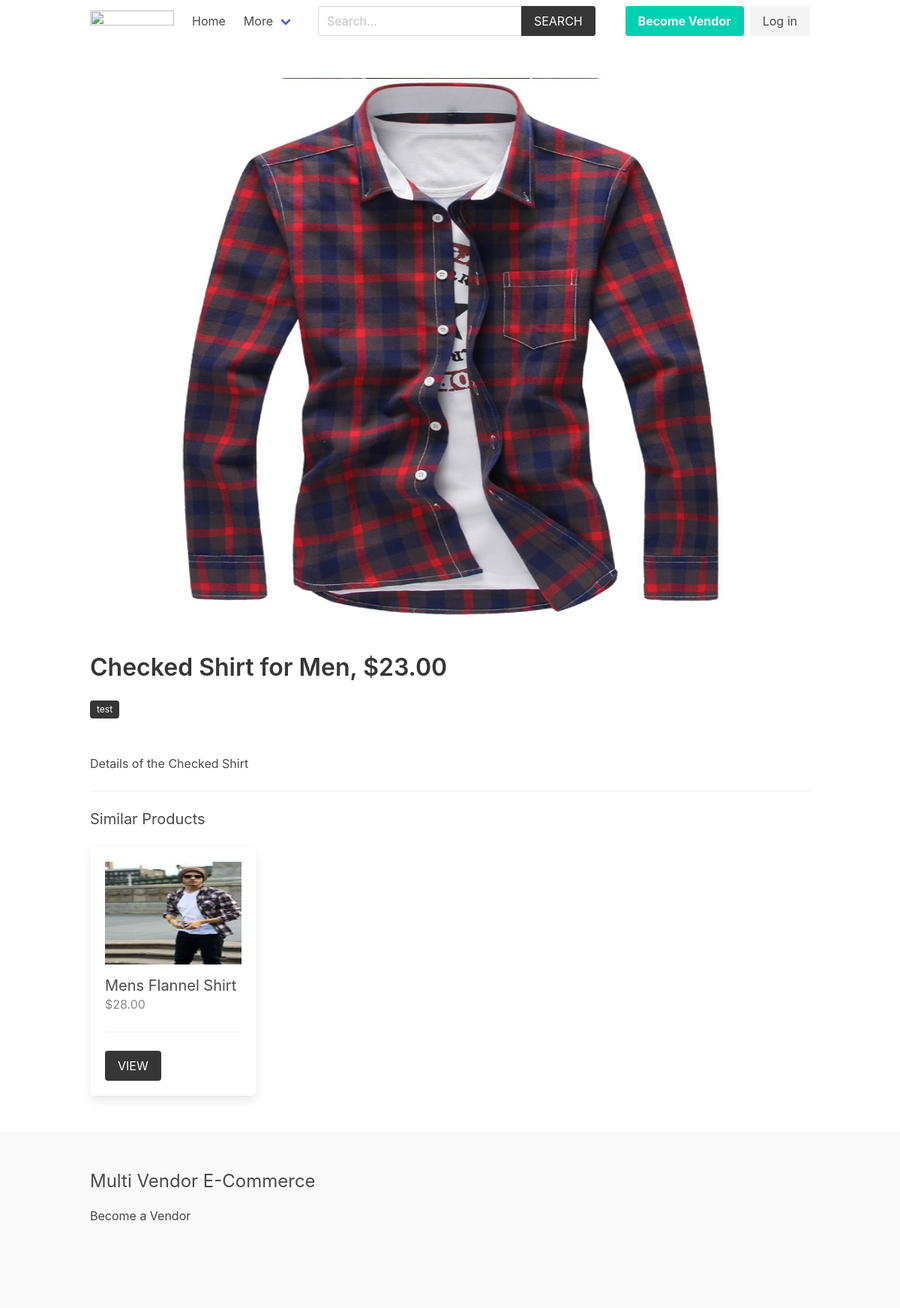
The page /product/shirt/checked-shirt-for-men/ on the database its author committed.
### product/models.py (models this page shows, shortened)
class Product(models.Model):
    category = models.ForeignKey(Category, related_name='products', on_delete=models.CASCADE)
    vendor = models.ForeignKey(Vendor, related_name="products", on_delete=models.CASCADE)
    title = models.CharField(max_length=50)
    slug = models.SlugField(max_length=55)
    description = models.TextField(blank=True, null=True)
    price = models.DecimalField(max_digits=6, decimal_places=2)
    added_date = models.DateTimeField(auto_now_add=True)
    image = models.ImageField(upload_to='uploads/', blank=True, null=True)
    thumbnail = models.ImageField(upload_to='uploads/', blank=True, null=True) # Change uploads to thumbnails
    class Meta:
        ordering = ['-added_date']
    def get_thumbnail(self):
        if self.thumbnail:
            return self.thumbnail.url

### vendor/models.py (models this page shows, shortened)
class Vendor(models.Model):
    name = models.CharField(max_length=255)
    created_at = models.DateTimeField(auto_now_add=True)
    created_by = models.OneToOneField(User, related_name='vendor', on_delete=models.CASCADE)
    class Meta:
        ordering = ['name']

### product/views.py (the view)
# urls.py: path('<slug:category_slug>/<slug:product_slug>/', views.product, name="product"),
def product(request, category_slug, product_slug):
    product = get_object_or_404(Product, category__slug=category_slug, slug=product_slug)
    similar_products = list(product.category.products.exclude(id=product.id))
    if len(similar_products) >= 4:
        similar_products = random.sample(similar_products, 4)
    context = {
        'product': product,
        'similar_products': similar_products
    }
    return render(request, 'product/product.html', context)

### templates/product/product.html (shortened to what this page needs)
{% extends 'core/base.html' %}
{% block content %}
    {% if product.image %}
        <figure class="image is-4by3 mb-6">
            <img src="{{product.image.url}}" alt="{{product.title}}">
        </figure>
    {% endif %}
    <h1 class="title">{{product.title}}, ${{product.price}}</h1>
    <p class="mb-6">
        <span class="tag is-dark">{{ product.vendor.name }}</span>
    </p>
    <p>{{product.description}}</p>
    {% if similar_products %}
        <hr>
        <div class="columns is-multiline">
            <div class="column is-12">
                <h2 class="subtitle">Similar Products</h2>
            </div>
            {% for product in similar_products %}
                {% include 'product/parts/list_item.html' %}
            {% endfor %}
        </div>
    {% endif %}
{% endblock content %}

### templates/product/parts/list_item.html
<div class="column is-3 product-list-item">
                <div class="box">
                    <figure class="image is-4by3 mb-4">
                        <img src="{{ product.get_thumbnail }}" alt="{{product.title}}">
                    </figure>
                    <h2 class="subtitle">{{product.title}}</h2>
                    <h3 class="price is-size-6 mb-5">${{product.price}}</h3>
                    <hr>
                    <a href="{% url 'product:product' product.category.slug product.slug %}" class="button is-dark is-uppercase">View</a>
                </div>
            </div>

### core/static/css/main.css (style rules this page uses)
.product-list-item .box .subtitle { margin-bottom: 0; }
.product-list-item .box .price { color: #888; }

### rows shown on the page
Product: image (picture), title "Checked Shirt for Men", price "23.00", vendor.name "test", description "Details of the Checked Shirt"
Product: get_thumbnail (picture), title "Mens Flannel Shirt", price "28.00"
